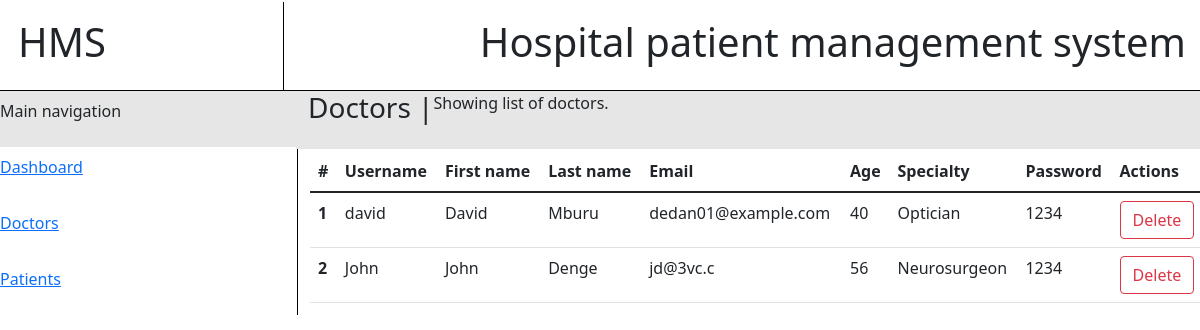
The page /managedoctors.php on the database its author committed.
### tables this page shows
CREATE TABLE `doctor` (
  `id` int(11) NOT NULL,
  `username` varchar(250) NOT NULL,
  `email` varchar(250) NOT NULL,
  `firstname` varchar(255) NOT NULL,
  `lastname` varchar(255) NOT NULL,
  `password` varchar(255) NOT NULL,
  `age` int(11) NOT NULL,
  `specialty` varchar(255) NOT NULL,
  `isAdmin` varchar(50) NOT NULL
);

### managedoctors.php (the view, shortened to what this page needs)
<?php
require_once "databasecon.php";
$statement  =$pdo->prepare('SELECT * FROM doctor');
$statement->execute();
$users = $statement->fetchAll(PDO::FETCH_ASSOC);
?>
<!DOCTYPE html>
<html lang="en">
<head>
    <link rel="stylesheet" href="/project/bootstrap-5.1.3-dist/css/bootstrap-grid.min.css">
    <link rel="stylesheet" href="/project/bootstrap-5.1.3-dist/css/bootstrap.min.css">
    <link rel="stylesheet" href="/project/managedoctors.css">
</head>
<body>
    <div class="container">
        <div class="row title-space">
            <div class="col-3">
                <div class="style-col-2-head">
                    <div>
                        <h1>
                            HMS
                        </h1>
                    </div>
                </div>
            </div>
            <div class="col-9">
                <div class="style-col-10-head">
                    <div>
                        <h1 class="title-style">
                            Hospital patient management system
                        </h1>
                    </div>
                </div>
            </div>
        </div>
        <div class="row main-space">
            <div class="col-3">
                <div class="row nav-text">
                    <div class="style-col-2-body">
                        <div>
                            <p>
                                Main navigation
                            </p>
                        </div>
                    </div>
                </div>
                <div class="row">
                    <div class="style-col-2-body">
                        <div>
                            <a href="/project/admin.php">
                                <p>
                                    Dashboard
                                </p>
                            </a>
                        </div>
                    </div>
                </div>
                <div class="row">
                    <div class="style-col-2-body">
                        <div>
                            <a href="/project/managedoctors.php">
                                <p>
                                    Doctors
                                </p>
                            </a>
                        </div>
                    </div>
                </div>
                <div class="row">
                    <div class="style-col-2-body">
                        <div>
                            <a href="/project/managepatients.php">
                                <p>
                                    Patients
                                </p>
                            </a>
                        </div>
                    </div>
                </div>
            </div>
            <div class="col-9">
                <div class="row body-over">
                    <div class="style-col-10-body-over">
                        <div>
                            <h3 class="title-style-body">
                                Doctors |
                            </h3>
                            <p>
                                Showing list of doctors.
                            </p>
                        </div>
                    </div>
                </div>
                <div class="container">
                    <div class="push-in">
                <table class="table">
                    <thead>
                        <tr>
                            <th scope="col">#</th>
                            <th scope="col">Username</th>
                            <th scope="col">First name</th>
                            <th scope="col">Last name</th>
                            <th scope="col">Email</th>
                            <th scope="col">Age</th>
                            <th scope="col">Specialty</th>
                            <th scope="col">Password</th>
                            <th scope="col">Actions</th>
                        </tr>
                    </thead>
                    <tbody>
                    <?php foreach($users as $i => $user): ?>
                    <tr>
                        <th scope="row"><?php echo $i + 1 ?></th>
                        <td><?php echo $user['username'] ?></td>
                        <td><?php echo $user['firstname'] ?></td>
                        <td><?php echo $user['lastname'] ?></td>
                        <td><?php echo $user['email'] ?></td>
                        <td><?php echo $user['age'] ?></td>
                        <td><?php echo $user['specialty'] ?></td>
                        <td><?php echo $user['password'] ?></td>
                        <td>
                    <form method="post" action="admindeletedoctors.php" style="display: inline-block">
                        <button type="submit" class="btn btn-outline-danger">Delete</button>
                    </form>
                </td>
                    </tr>
                    <?php endforeach; ?>
                    </tbody>
                </table>
                    </div>
               </div>
            </div>
        </div>
    </div>
</body>
</html>

### managedoctors.css (style rules this page uses)
body { margin: 0px; padding: 0px; }
.container { margin: 2px; padding: 0px; max-width: 100%; }
.style-col-2-head { border-right: 1px solid rgb(0, 0, 0); padding: 16px; }
.style-col-2-body { border-right: 1px solid rgb(0, 0, 0); padding: 8px; margin-left: 2px; }
.nav-text { background-color: #e6e6e6; }
div.title-space { border-bottom: 1px solid black; }
div.style-col-10-head { padding: 16px; }
div > h1.title-style { float: right; }
.title-style-body { float: left; }
.body-over { background-color: #e6e6e6; padding-bottom: 16px; }

### rows shown on the page
doctor: username "david", firstname "David", lastname "Mburu", email "dedan01@example.com", age "40", specialty "Optician", password "1234"
doctor: username "John", firstname "John", lastname "Denge", email "jd@3vc.c", age "56", specialty "Neurosurgeon", password "1234"
